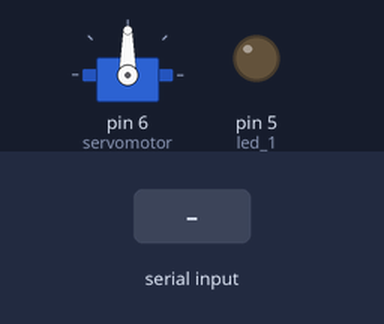
This sketch was run on a simulated Arduino Uno, built with avr-gcc and run on an emulated ATmega328P. On the bench: servo, output pins drawn as LEDs (lit = HIGH). The inputs (shaded band) are chosen by the test bench.

Above: at 1.2 s.
1.3 s: "A,45\n" received over Serial
At 2.0 s:
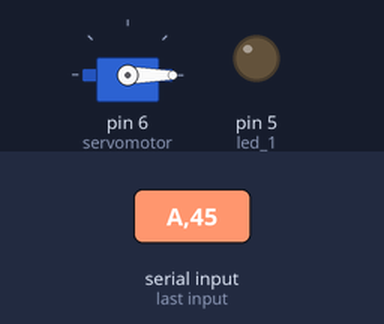
2.8 s: "A90\n" received over Serial
At 3.1 s:
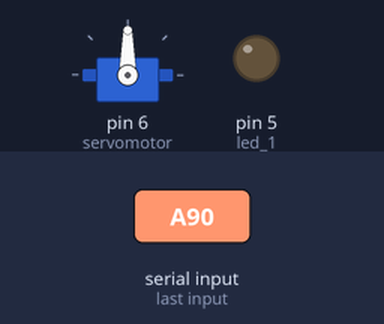
Timing chart, 0 to 5.8 s (numbered marks = the images above; inputs shaded):
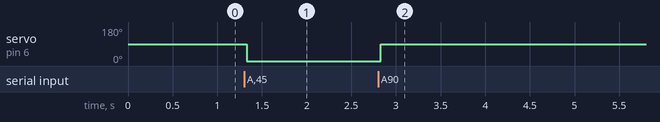

Measured:
- after the input at 1.3 s, servo on pin 6 (servomotor): 90° → 0° at once
- after the input at 2.8 s, servo on pin 6 (servomotor): 0° → 90° at once

The sketch:

practica_2_bloc_4.ino
```cpp
/*
CONTROL D'ARDUINO A TRAVÉS DE BLUETOOTH
*/

#include <Servo.h>
Servo servomotor;

int led_1=5;    //pin PWM on va conectat el LED

//Variables de control i/o lectura
char valor;
String estado;

void setup() {
    servomotor.attach(6);   //pin PWM 6 de l'arduinoper al servo
    servomotor.write(90);   //inicia el servo en una posició de 90 graus
    pinMode(led_1,OUTPUT);
    Serial.begin(9600);
}

void loop() {
    if (Serial.available())     //si el port serie buetooth está disponible
    {
      valor = Serial.read();    //Llegeix la dada entrant via bluetooth
      if(valor=='A')            //Si la dada entrant es una A
      {
        servo();                //Crida la funció que controla el gir del servo
      }
     if(valor=='5')             //Si la dada entrant es una B
     {
       led();                   //Crida la funció que controla la brillantor del LED
     }

    }
}


void led()
{
  delay(30);
  while (Serial.available())
  {
    char c=Serial.read();     //llegeix la dadda entrant i ho emmagatzema en una variable tipo char
    estado +=c;               //Crea una cadena tipo String con los datos entrantes
  }
  if (estado.length()>0)      //Es verifica que la cadena tipo String tingui un llarg major a zero
  {
    analogWrite(led_1, estado.toInt());   //Li envia al LED la dada en forma de enter (int)
    estado="";                //Neteja la variable per a poder llegir posteriorment noves dades
  }
}

void servo ()
{
  delay(30);
  while (Serial.available())
  {
    char c=Serial.read();       //Llegeix la dada entrant i la emmagatzema en una variable tipo char
    estado +=c;                 //crea una cadena tipo String amb les dades entrants
  }
    if (estado.length()>0)      //Es verifiva que la cadena tipo String tingui un llarg major a zero
  {
    servomotor.write(estado.toInt());     //Envia al servo la dada en forma d'enter (int)
    estado="";                  //Neteja la variable per a poder llegir posteriorment noves dades
  }
}
```
